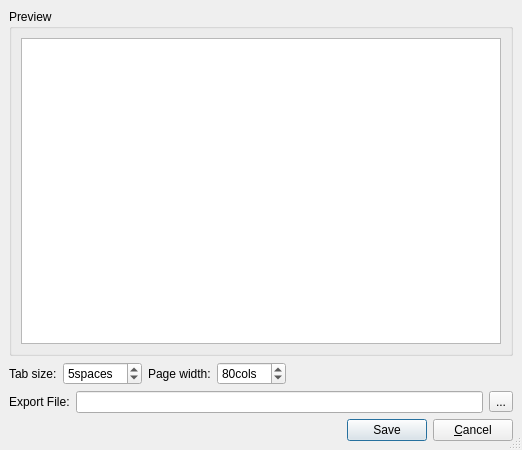
<?xml version="1.0" encoding="UTF-8"?>
<ui version="4.0">
 <class>ASCIIExportDialog</class>
 <widget class="QDialog" name="ASCIIExportDialog">
  <property name="geometry">
   <rect>
    <x>0</x>
    <y>0</y>
    <width>522</width>
    <height>450</height>
   </rect>
  </property>
  <property name="windowTitle">
   <string>ASCII Document Export</string>
  </property>
  <property name="sizeGripEnabled">
   <bool>true</bool>
  </property>
  <layout class="QVBoxLayout">
   <property name="spacing">
    <number>6</number>
   </property>
   <property name="margin">
    <number>9</number>
   </property>
   <item>
    <widget class="QGroupBox" name="groupBox">
     <property name="title">
      <string>Preview</string>
     </property>
     <layout class="QVBoxLayout">
      <property name="spacing">
       <number>6</number>
      </property>
      <property name="margin">
       <number>9</number>
      </property>
      <item>
       <widget class="QTextBrowser" name="preview">
        <property name="lineWrapMode">
         <enum>QTextEdit::FixedColumnWidth</enum>
        </property>
        <property name="lineWrapColumnOrWidth">
         <number>80</number>
        </property>
        <property name="acceptRichText">
         <bool>false</bool>
        </property>
       </widget>
      </item>
     </layout>
    </widget>
   </item>
   <item>
    <layout class="QHBoxLayout">
     <property name="spacing">
      <number>6</number>
     </property>
     <property name="margin">
      <number>0</number>
     </property>
     <item>
      <widget class="QLabel" name="label_2">
       <property name="text">
        <string>Tab size:</string>
       </property>
      </widget>
     </item>
     <item>
      <widget class="QSpinBox" name="tabSize">
       <property name="suffix">
        <string>spaces</string>
       </property>
       <property name="minimum">
        <number>1</number>
       </property>
       <property name="maximum">
        <number>10</number>
       </property>
       <property name="value">
        <number>5</number>
       </property>
      </widget>
     </item>
     <item>
      <widget class="QLabel" name="label_3">
       <property name="text">
        <string>Page width:</string>
       </property>
      </widget>
     </item>
     <item>
      <widget class="QSpinBox" name="pgCols">
       <property name="suffix">
        <string>cols</string>
       </property>
       <property name="minimum">
        <number>25</number>
       </property>
       <property name="maximum">
        <number>100</number>
       </property>
       <property name="value">
        <number>80</number>
       </property>
      </widget>
     </item>
     <item>
      <spacer>
       <property name="orientation">
        <enum>Qt::Horizontal</enum>
       </property>
       <property name="sizeHint" stdset="0">
        <size>
         <width>40</width>
         <height>20</height>
        </size>
       </property>
      </spacer>
     </item>
    </layout>
   </item>
   <item>
    <layout class="QHBoxLayout">
     <property name="spacing">
      <number>6</number>
     </property>
     <property name="margin">
      <number>0</number>
     </property>
     <item>
      <widget class="QLabel" name="label">
       <property name="text">
        <string>Export File:</string>
       </property>
      </widget>
     </item>
     <item>
      <widget class="QLineEdit" name="filePath"/>
     </item>
     <item>
      <widget class="QToolButton" name="selectFile">
       <property name="text">
        <string>...</string>
       </property>
       <property name="icon">
        <iconset>
         <normaloff>:/library/icons/document-open.svg</normaloff>:/library/icons/document-open.svg</iconset>
       </property>
      </widget>
     </item>
    </layout>
   </item>
   <item>
    <layout class="QHBoxLayout">
     <property name="spacing">
      <number>6</number>
     </property>
     <property name="margin">
      <number>0</number>
     </property>
     <item>
      <spacer>
       <property name="orientation">
        <enum>Qt::Horizontal</enum>
       </property>
       <property name="sizeType">
        <enum>QSizePolicy::Expanding</enum>
       </property>
       <property name="sizeHint" stdset="0">
        <size>
         <width>20</width>
         <height>20</height>
        </size>
       </property>
      </spacer>
     </item>
     <item>
      <widget class="QPushButton" name="buttonOk">
       <property name="text">
        <string>Save</string>
       </property>
       <property name="shortcut">
        <string/>
       </property>
       <property name="autoDefault">
        <bool>true</bool>
       </property>
       <property name="default">
        <bool>true</bool>
       </property>
      </widget>
     </item>
     <item>
      <widget class="QPushButton" name="buttonCancel">
       <property name="text">
        <string>&amp;Cancel</string>
       </property>
       <property name="shortcut">
        <string/>
       </property>
       <property name="autoDefault">
        <bool>true</bool>
       </property>
      </widget>
     </item>
    </layout>
   </item>
  </layout>
 </widget>
 <layoutdefault spacing="6" margin="11"/>
 <resources>
  <include location="../../resource/images/icons-app.qrc"/>
  <include location="../../resource/images/icons-app.qrc"/>
 </resources>
 <connections>
  <connection>
   <sender>buttonOk</sender>
   <signal>clicked()</signal>
   <receiver>ASCIIExportDialog</receiver>
   <slot>accept()</slot>
   <hints>
    <hint type="sourcelabel">
     <x>20</x>
     <y>20</y>
    </hint>
    <hint type="destinationlabel">
     <x>20</x>
     <y>20</y>
    </hint>
   </hints>
  </connection>
  <connection>
   <sender>buttonCancel</sender>
   <signal>clicked()</signal>
   <receiver>ASCIIExportDialog</receiver>
   <slot>reject()</slot>
   <hints>
    <hint type="sourcelabel">
     <x>20</x>
     <y>20</y>
    </hint>
    <hint type="destinationlabel">
     <x>20</x>
     <y>20</y>
    </hint>
   </hints>
  </connection>
 </connections>
</ui>
